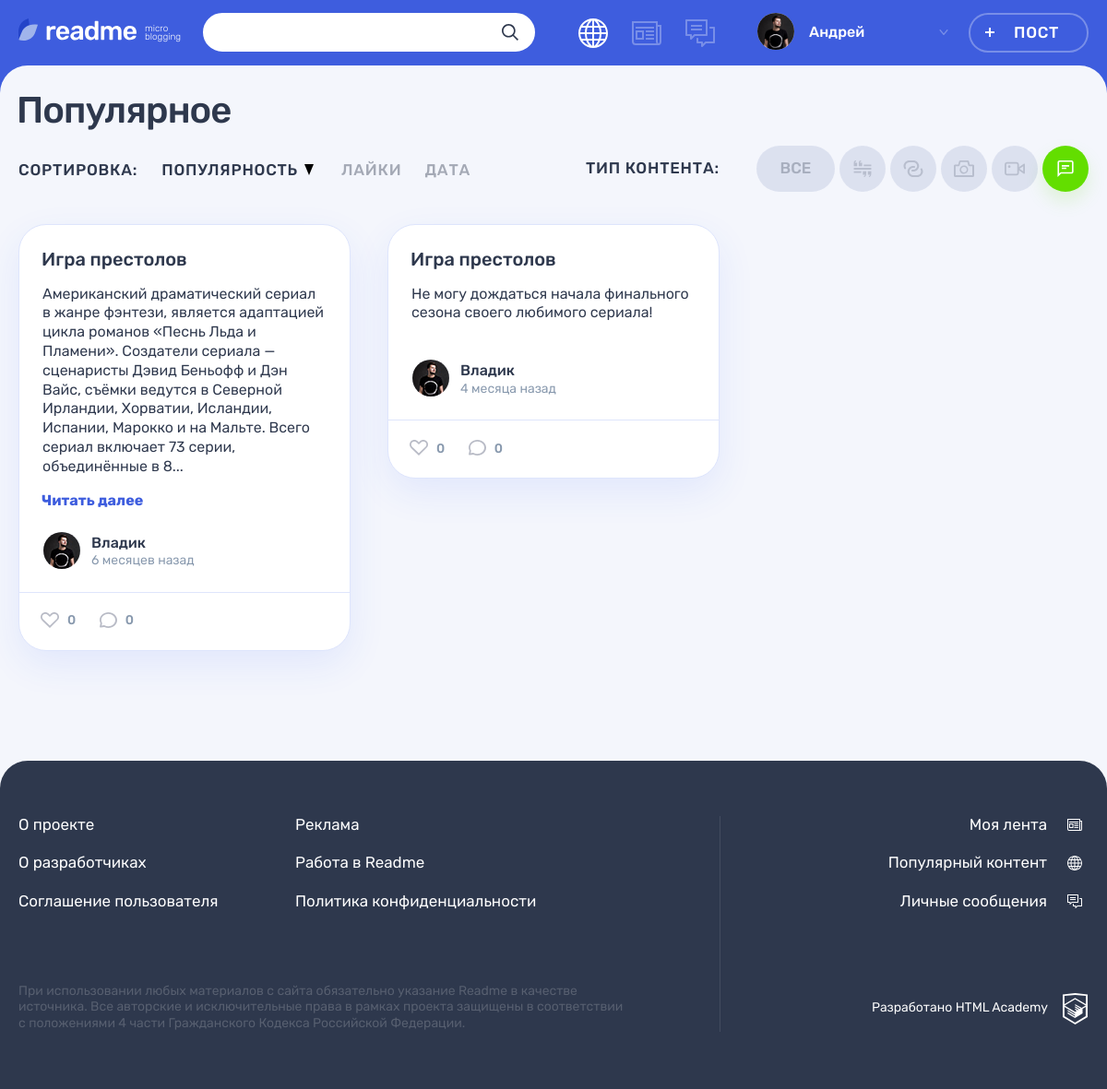
/?type_id=5, run on the app's committed database.
### tables this page shows
CREATE TABLE content_types
(
  id         INT AUTO_INCREMENT PRIMARY KEY,
  name       VARCHAR(128) UNIQUE NOT NULL,
  icon_class VARCHAR(32)
);

CREATE TABLE posts
(
  id          INT AUTO_INCREMENT PRIMARY KEY,
  created_at  DATETIME     NOT NULL,
  title       VARCHAR(200) NOT NULL,
  content     VARCHAR(1000),
  author      VARCHAR(128),
  picture_url VARCHAR(1000),
  video_url   VARCHAR(1000),
  website     VARCHAR(1000),
  views_count INT UNSIGNED DEFAULT 0,
  user_id     INT          NOT NULL,
  type_id     INT          NOT NULL,
  FOREIGN KEY (user_id) REFERENCES users (id),
  FOREIGN KEY (type_id) REFERENCES content_types (id)
);

CREATE TABLE users
(
  id            INT AUTO_INCREMENT PRIMARY KEY,
  registered_at DATETIME            NOT NULL,
  email         VARCHAR(320) UNIQUE NOT NULL,
  login         VARCHAR(128) UNIQUE NOT NULL,
  password      VARCHAR(1000)       NOT NULL,
  avatar_path   VARCHAR(125)
);

### helpers.php (called while the page is built, shortened)
<?php
function include_template($name, array $data = [])
{
    $name = 'templates/' . $name;
    extract($data);
    require $name;
    $result = ob_get_clean();
    return $result;
}

### database/helpers.php (called while the page is built, shortened)
<?php
function prepareResult($query, $types = "", $params = []): mysqli_result {
    global $connect;
    $stmt = mysqli_prepare($connect, $query);
    if ($types !== "") {
        $result = mysqli_stmt_bind_param($stmt, $types, ...$params);
    }
    $result = mysqli_stmt_execute($stmt);
    $result = mysqli_stmt_get_result($stmt);
    return $result;
}

### database/posts.php (called while the page is built, shortened)
<?php
function fetchPostTypes(): array
{
    $query = "SELECT id, name, icon_class from content_types";
    return fetchData(prepareResult($query));
}
function fetchPopularPostsByType($type_id): array {
    $query = "SELECT created_at as created_date,
        posts.id,
        title,
        content,
        author,
        users.login,
        type_id,
        views_count,
        users.avatar_path
    FROM posts
        INNER JOIN users
            ON user_id = users.id
    WHERE type_id = ?
    ORDER BY views_count DESC
    LIMIT 6";
    return fetchData(prepareResult($query, "i", [$type_id]));
}

### functions.php (called while the page is built, shortened)
<?php
function truncateContent(string $content, int $maxLength = 300): array
{
    $resultLength = 0;
    $resultArray = [];
    $contentArray = explode(" ", $content);
    foreach ($contentArray as $contentPart) {
        $resultLength += mb_strlen($contentPart);
        $resultArray[] = $contentPart;
        if ($resultLength >= $maxLength) {
            break;
        }
        $resultLength++;
    }
    $truncated = count($contentArray) !== count($resultArray);
    $result = $truncated ? implode(" ", $resultArray) . "..." : implode(" ", $resultArray);
    return [
        "content" => $result,
        "truncated" => $truncated,
    ];
}

### templates/main.php (the view, shortened to what this page needs)
<div class="container">
    <h1 class="page__title page__title--popular">Популярное</h1>
</div>
<div class="popular container">
    <div class="popular__filters-wrapper">
        <div class="popular__sorting sorting">
            <b class="popular__sorting-caption sorting__caption">Сортировка:</b>
            <ul class="popular__sorting-list sorting__list">
                <li class="sorting__item sorting__item--popular">
                    <a class="sorting__link sorting__link--active" href="#">
                        <span>Популярность</span>
                        <svg class="sorting__icon" width="10" height="12">
                            <use xlink:href="#icon-sort"></use>
                        </svg>
                    </a>
                </li>
                <li class="sorting__item">
                    <a class="sorting__link" href="#">
                        <span>Лайки</span>
                    </a>
                </li>
                <li class="sorting__item">
                    <a class="sorting__link" href="#">
                        <span>Дата</span>
                    </a>
                </li>
            </ul>
        </div>
        <div class="popular__filters filters">
            <b class="popular__filters-caption filters__caption">Тип контента:</b>
            <ul class="popular__filters-list filters__list">
                <li class="popular__filters-item popular__filters-item--all filters__item filters__item--all">
                    <a class="filters__button filters__button--ellipse filters__button--all <?= $current_type_id === null ? "filters__button--active" : "" ?>"
                       href="/">
                        <span>Все</span>
                    </a>
                </li>
                <?php foreach ($post_types as $post_type): ?>
                    <li class="popular__filters-item filters__item">
                        <a class="filters__button filters__button--<?php
                        $active_class = $current_type_id === $post_type["id"] ? " filters__button--active" : "";
                        $post_class = htmlspecialchars($post_type["icon_class"]);
                        print($post_class . $active_class);
                        ?> button"
                           href="?type_id=<?= $post_type["id"] ?>">
                            <svg class="filters__icon" width="22" height="18">
                                <use xlink:href="#icon-filter-<?= htmlspecialchars($post_type["icon_class"]) ?>"></use>
                            </svg>
                        </a>
                    </li>
                <?php endforeach; ?>
            </ul>
        </div>
    </div>
    <div class="popular__posts">
        <?php foreach ($posts as $index => $post): ?>
            <article class="popular__post post <?= htmlspecialchars($post["type"]) ?>">
                <header class="post__header">
                    <a href="/post.php?post_id=<?= htmlspecialchars($post["id"]) ?>">
                        <h2><?= htmlspecialchars($post["title"]) ?></h2>
                    </a>
                </header>
                <?php
                    $template_post = include_template("/parts/post/" . $post["type"] . ".php", [
                        "title" => $post["title"],
                        "content" => $post["contain"],
                        "author" => $post["user_name"],
                        "is_details" => false,
                    ]);
                    print($template_post);
                ?>
                <footer class="post__footer">
                    <div class="post__author">
                        <a class="post__author-link" href="#" title="Автор">
                            <div class="post__avatar-wrapper">
                                <img class="post__author-avatar" src="<?= htmlspecialchars($post["avatar"]) ?>"
                                     alt="Аватар пользователя">
                            </div>
                            <div class="post__info">
                                <b class="post__author-name"><?= htmlspecialchars($post["user_name"]) ?></b>
                                <time class="post__time" title="<?= htmlspecialchars($post["date_title"]) ?>"
                                      datetime="<?= htmlspecialchars($post["created_date"]) ?>"><?= htmlspecialchars(
                                        $post["time_ago"]
                                    ) ?></time>
                            </div>
                        </a>
                    </div>
                    <div class="post__indicators">
                        <div class="post__buttons">
                            <a class="post__indicator post__indicator--likes button" href="#" title="Лайк">
                                <svg class="post__indicator-icon" width="20" height="17">
                                    <use xlink:href="#icon-heart"></use>
                                </svg>
                                <span>0</span>
                            </a>
                            <a class="post__indicator post__indicator--comments button" href="#"
                               title="Комментарии">
                                <svg class="post__indicator-icon" width="19" height="17">
                                    <use xlink:href="#icon-comment"></use>
                                </svg>
                                <span>0</span>
                            </a>
                        </div>
                    </div>
                </footer>
            </article>
        <?php endforeach; ?>
    </div>
</div>

### templates/parts/post/post-text.php
<?php
$postSettings = truncateContent($content);
?>
<div class="post__main">
    <p>
        <?= htmlspecialchars($postSettings["content"]) ?>
    </p>
    <?php if ($postSettings["truncated"]): ?>
        <a class="post-text__more-link">Читать далее</a>
    <?php endif ?>
</div>

### data on the page
posts: title "Игра престолов", shows "Читать далее", user.avatar_path (picture), user_name "Владик", time_ago "6 месяцев назад"
posts: title "Игра престолов", content "Не могу дождаться начала финального сезона своего любимого сериала!", user.avatar_path (picture), user_name "Владик", time_ago "4 месяца назад"

### other printed values
$user_name "Андрей"
